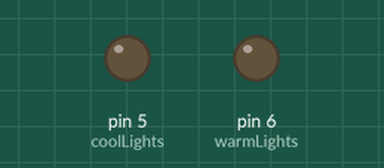
A sketch run on a simulated Arduino Uno, built with avr-gcc and run on an emulated ATmega328P. Shown: output pins drawn as LEDs (lit = HIGH). What the sketch prints to the serial monitor is not drawn.

Above: at 0.05 s.
At 4.55 s:
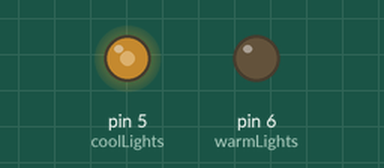
At 9.15 s:
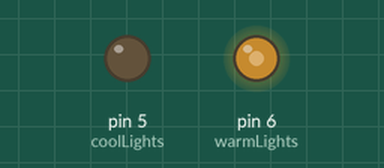
At 18.05 s:
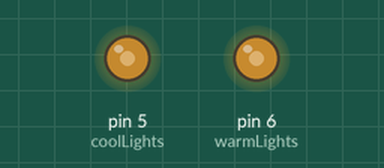
Timing chart, 0 to 23.5 s (numbered marks = the images above):
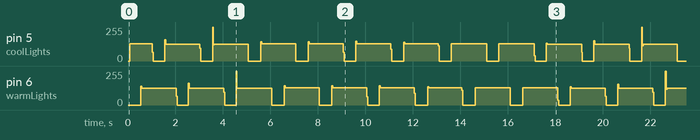

The sketch:

main.ino
```cpp
// Crhistmas lights test program

int warmLights = 6;
int coolLights = 5;

void flash (int, int);

void oneFade (int, int);

void oppositeFade (int, int);

void setup() {
  // put your setup code here, to run once:
  Serial.begin(115200);
  Serial.print("STARTING UP");

  pinMode(warmLights, OUTPUT);
  pinMode(coolLights, OUTPUT);
}

int next;

void loop() {
  // flash(warmLights, 1000);
  // oneFade(warmLights, 10);
  // bothOn(warmLights, 32, coolLights, 196);
  // crossFade(warmLights, coolLights);
  // altBlink(warmLights, coolLights);
  overlapBlink(warmLights, coolLights);
}

void flash (int pin, int delayTime) {
    digitalWrite(pin, HIGH);
    delay(delayTime);
    digitalWrite(pin, LOW);
    delay(delayTime);
}

void oneFade (int pin, int delayTime) {
  for(int i = 0; i <= 255; i++) {
    analogWrite(pin, i);
    delay(delayTime);
  };
  for(int i = 255; i >= 0; i--) {
    analogWrite(pin, i);
    delay(delayTime);
  }
}

void bothOn (int pin1, int pin1Brightness, int pin2, int pin2Brightness) {
  analogWrite(pin1, pin1Brightness);
  delay(5);
  digitalWrite(pin1, LOW);
  analogWrite(pin2, pin2Brightness);
  delay(5);
  digitalWrite(pin2, LOW);
}

void holdBothOn (int pin1, int pin1Brightness, int pin2, int pin2Brightness, long holdTime) {
  long startTime = micros();
  long holdTimeMicros = holdTime * 1000;
  while ((micros() - startTime) <= holdTimeMicros && micros() >= startTime) {
    bothOn(pin1, pin1Brightness, pin2, pin2Brightness);
  }
}

void crossFade (int pin1, int pin2) {
  for(int i = 0; i <= 255; i = i + 3) {
    // Serial.print("GOT HERE\n");
    holdBothOn(pin1, i, pin2, 255 - i, 2);
  }
  for(int i = 0; i <= 255; i = i + 3) {
    // Serial.print("GOT HERE\n");
    holdBothOn(pin1, 255 - i, pin2, i, 2);
  }
}

void altBlink (int pin1, int pin2) {
    holdBothOn(pin1, 0, pin2, 255, 500);
    holdBothOn(pin1, 255, pin2, 0, 500);
}

void overlapBlink (int pin1, int pin2) {
    holdBothOn(pin1, 0, pin2, 255, 500);
    holdBothOn(pin1, 255, pin2, 255, 500);
    holdBothOn(pin1, 255, pin2, 0, 500);
    holdBothOn(pin1, 255, pin2, 255, 500);
}
```
